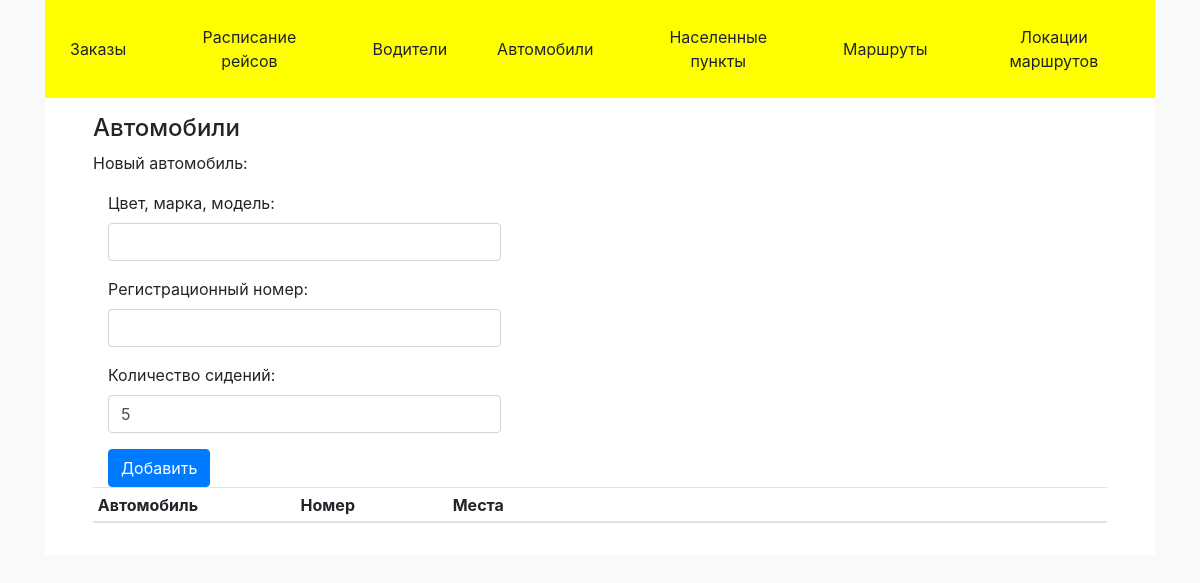
/cars, run on an earlier commit of the app's database.
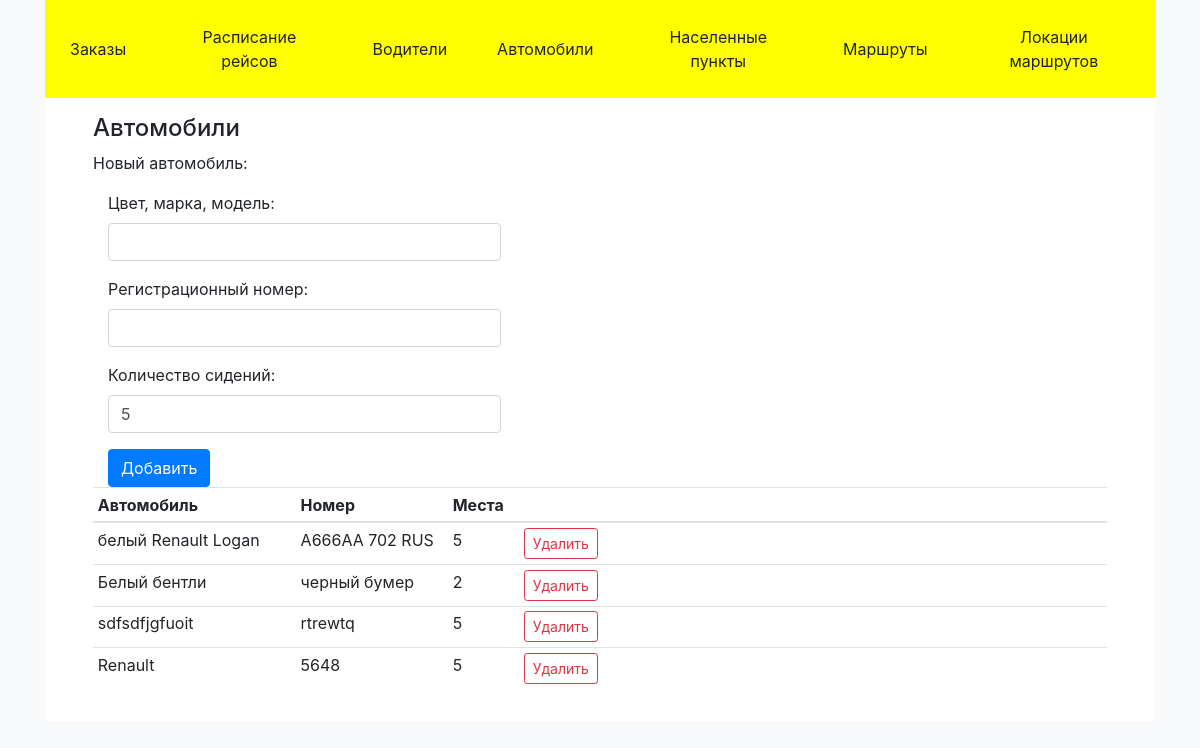
And on a later commit of the database.
### main/models.py (models this page shows, shortened)
class Car(models.Model):
    model = models.CharField(max_length=50, blank=False)
    plate = models.CharField(max_length=15, blank=False)
    sits = models.PositiveIntegerField(default=5, validators=[
        MinValueValidator(5),
        MaxValueValidator(9)])
    class Meta:
        verbose_name_plural = 'Автомобили'

### main/views/cars.py (the view)
# urls.py: path('cars', views.cars.cars),
def cars(request):
    cars = Car.objects.all().order_by('-model')
    form = CarForm()
    dic = {
        'form': form,
        'cars': cars,
        'title': 'Автомобили',
    }
    return render(request, 'main/cars.html', dic)

### main/forms.py
class CarForm(forms.Form):
    model = forms.CharField(
        label="Цвет, марка, модель",
        max_length=50,
        widget=forms.TextInput(attrs={
            "class": "form-control",
        }),
    )
    plate = forms.CharField(
        label='Регистрационный номер',
        max_length=15,
        widget=forms.TextInput(attrs={
            "class": "form-control",
        }),
    )
    sits = forms.IntegerField(
        label='Количество сидений',
        initial=5,
        max_value=9,
        min_value=2,
        widget=forms.NumberInput(attrs={
            "class": "form-control",
        }),
    )
    required_css_class = rcc
    class Meta:
        model = Car
        exclude = []

### main/templates/main/cars.html (shortened to what this page needs)
{% extends 'main/base.html' %}
{% block content %}
<div>
    <div>Новый автомобиль:</div>
    <form method="post" action="car/add" class="col-md-5">
        {{ form }}
            <div class="">
                <input type="submit"  value='Добавить'
                       class="btn btn-primary mt-3 justify-content-end"/>
            </div>
    </form>
    <table class="table table-sm table-hover" width="50%">
        <thead>
        <tr>
            <th class="" width="20%">
                Автомобиль
            </th>
            <th class="" width="15%">
                Номер
            </th>
            <th class="" width="7%">
                Места
            </th>
            <th class="">
            </th>
        </tr>
        </thead>
        <tbody>
            {% for car in cars %}
                <tr>
                    <td>{{ car.model }}</td>
                    <td>{{ car.plate }}</td>
                    <td>{{ car.sits }}</td>
                    <td>
                        <form method="post" action="car/delete/{{car.id}}" class="">
                            <input type="submit"  value='Удалить'
                                   class="btn btn-sm btn-outline-danger justify-content-end"/>
                        </form>
                    </td>
                </tr>
            {% endfor %}
        </tbody>
    </table>
</div>
{% endblock %}

What changed in the data, as far as the page shows it:
added Car: model "белый Renault Logan", plate "A666AA 702 RUS", sits "5"
added Car: model "Белый бентли", plate "черный бумер", sits "2"
added Car: model "sdfsdfjgfuoit", plate "rtrewtq", sits "5"
added Car: model "Renault", plate "5648", sits "5"
